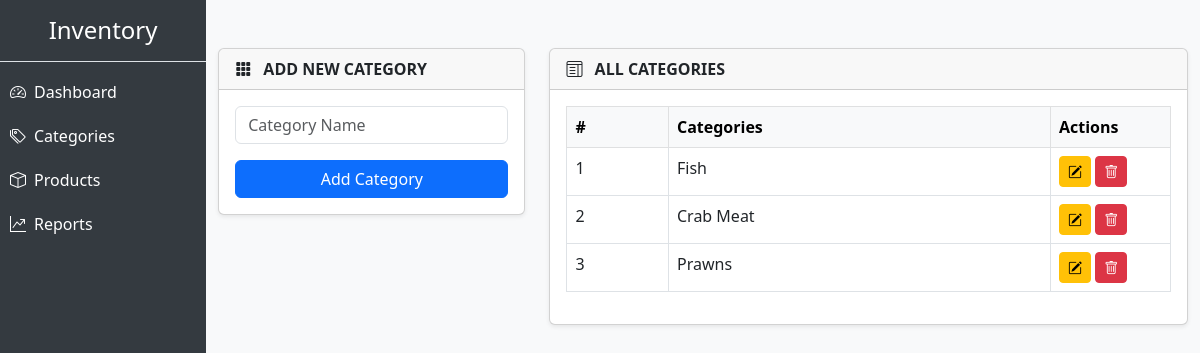
The page /view_categories.php (signed in) on the database its author committed.
### tables this page shows
CREATE TABLE `categories` (
  `id` int(11) NOT NULL,
  `name` varchar(100) NOT NULL
);

### view_categories.php (the view, shortened to what this page needs)
<?php
include 'db.php';
$result = $conn->query("SELECT * FROM categories ORDER BY id ASC");
?>
<!DOCTYPE html>
<html lang="en">
<head>
  <link href="https://cdn.jsdelivr.net/npm/bootstrap@5.3.0/dist/css/bootstrap.min.css" rel="stylesheet">
  <link href="https://cdn.jsdelivr.net/npm/bootstrap-icons/font/bootstrap-icons.css" rel="stylesheet">
</head>
<body class="bg-light">
  <div class="container py-5">
    <div class="row">
      <div class="col-md-4">
        <div class="card shadow-sm">
          <div class="card-header fw-bold">
            <i class="bi bi-grid-3x3-gap-fill me-2"></i> ADD NEW CATEGORY
          </div>
          <div class="card-body">
            <form method="post">
              <input type="text" name="category_name" class="form-control mb-3" placeholder="Category Name" required>
              <button type="submit" class="btn btn-primary w-100">Add Category</button>
            </form>
          </div>
        </div>
      </div>
      <div class="col-md-8">
        <div class="card shadow-sm">
          <div class="card-header fw-bold">
            <i class="bi bi-layout-text-window me-2"></i> ALL CATEGORIES
          </div>
          <div class="card-body">
            <table class="table table-bordered table-hover bg-white">
              <thead class="table-light">
                <tr>
                  <th>#</th>
                  <th>Categories</th>
                  <th style="width: 120px;">Actions</th>
                </tr>
              </thead>
              <tbody>
                <?php
                $i = 1;
                while ($row = $result->fetch_assoc()) {
                  echo "<tr>
                          <td>{$i}</td>
                          <td>{$row['name']}</td>
                          <td>
                            <a href='edit_category.php?id={$row['id']}' class='btn btn-warning btn-sm'><i class='bi bi-pencil-square'></i></a>
                            <a href='?delete={$row['id']}' class='btn btn-danger btn-sm' onclick='return confirm(\"Delete this category?\")'><i class='bi bi-trash'></i></a>
                          </td>
                        </tr>";
                  $i++;
                }
                ?>
              </tbody>
            </table>
          </div>
        </div>
      </div>
    </div>
  </div>
</body>
</html>

### rows shown on the page
categories: name "Fish"
categories: name "Crab Meat"
categories: name "Prawns"
